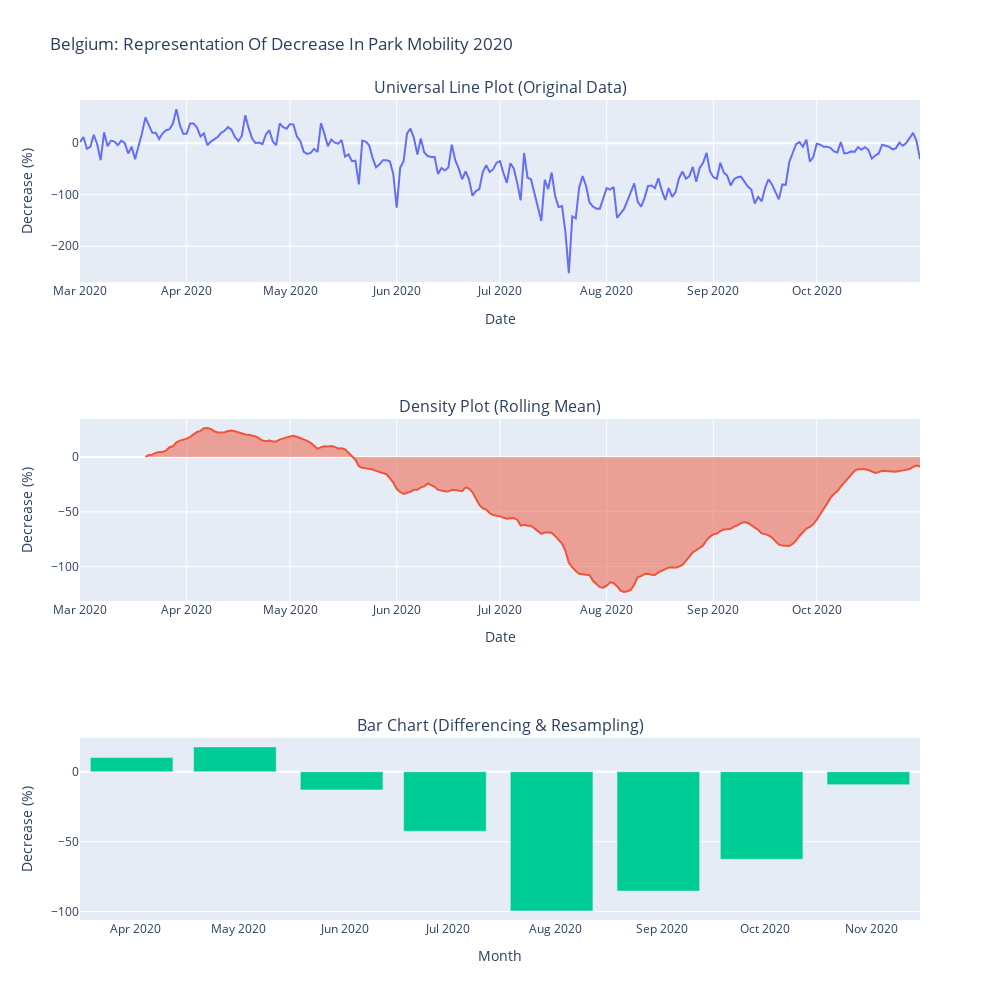

Write notebook code for a chart like this one.
### Markdown cell above
## Belgium 2020: Parks

We'll now visualise and characterise the park mobilit data for Belgium in 2020.

### Code cell
#Belgium 2020: Retail & Recreation
num_subplot_rows = 3
num_subplot_cols = 1

country = Country.Belgium
attribute = Attribute.Parks
rolling_mean_windows = 20
resampling_freq = 'M'

#Our Overall Graph Preferences
graph_prefs = {
    "title" : "Belgium: Representation Of Decrease In Park Mobility 2020",
    "line_title" : "Universal Line Plot (Original Data)",
    "density_title" : "Density Plot (Rolling Mean)",
    "bar_title" : "Bar Chart (Differencing & Resampling)",
    "width" : 1000,
    "height" : 1000
}

#Our Subplot-Specific Preferences
subplot_prefs = [
    {
        "xaxis" : "Date",
        "yaxis" : "Decrease (%)"
    },
    {
        "xaxis" : "Date",
        "yaxis" : "Decrease (%)"
    },
    {
        "xaxis" : "Month",
        "yaxis" : "Decrease (%)"
    }
]

#Create The Mobility Suite
suite = MobilitySuite(num_subplot_rows, num_subplot_cols, graph_prefs)

#Plot & Show Our Graphs
suite.plot(country, attribute, rolling_mean_windows, resampling_freq, subplot_prefs)
suite.show()

### Figure 1 — Plotly figure (JSON) as saved in the notebook; plotly's stock layout.template omitted (floating-point values rounded to 4 significant figures; data arrays with more than 128 entries replaced by an {"elided": "..."} marker saying what was removed)
{"data": [{"showlegend": false, "type": "scatter", "x": {"elided": "245 str values"}, "xaxis": "x", "y": {"elided": "245 int values"}, "yaxis": "y"}, {"fill": "tozeroy", "showlegend": false, "type": "scatter", "x": {"elided": "245 str values"}, "xaxis": "x2", "y": {"elided": "245 float values"}, "yaxis": "y2"}, {"showlegend": false, "type": "bar", "x": ["2020-03-31T00:00:00", "2020-04-30T00:00:00", "2020-05-31T00:00:00", "2020-06-30T00:00:00", "2020-07-31T00:00:00", "2020-08-31T00:00:00", "2020-09-30T00:00:00", "2020-10-31T00:00:00"], "xaxis": "x3", "y": [10.16, 17.8, -12.97, -42.57, -99.52, -85.32, -62.6, -9.194], "yaxis": "y3"}], "layout": {"annotations": [{"font": {"size": 16}, "showarrow": false, "text": "Universal Line Plot (Original Data)", "x": 0.5, "xanchor": "center", "xref": "paper", "y": 1, "yanchor": "bottom", "yref": "paper"}, {"font": {"size": 16}, "showarrow": false, "text": "Density Plot (Rolling Mean)", "x": 0.5, "xanchor": "center", "xref": "paper", "y": 0.6111, "yanchor": "bottom", "yref": "paper"}, {"font": {"size": 16}, "showarrow": false, "text": "Bar Chart (Differencing & Resampling)", "x": 0.5, "xanchor": "center", "xref": "paper", "y": 0.2222, "yanchor": "bottom", "yref": "paper"}], "height": 1000, "title": {"text": "Belgium: Representation Of Decrease In Park Mobility 2020"}, "width": 1000, "xaxis": {"anchor": "y", "domain": [0, 1], "title": {"text": "Date"}}, "xaxis2": {"anchor": "y2", "domain": [0, 1], "title": {"text": "Date"}}, "xaxis3": {"anchor": "y3", "domain": [0, 1], "title": {"text": "Month"}}, "yaxis": {"anchor": "x", "domain": [0.7778, 1], "title": {"text": "Decrease (%)"}}, "yaxis2": {"anchor": "x2", "domain": [0.3889, 0.6111], "title": {"text": "Decrease (%)"}}, "yaxis3": {"anchor": "x3", "domain": [0, 0.2222], "title": {"text": "Decrease (%)"}}}}
